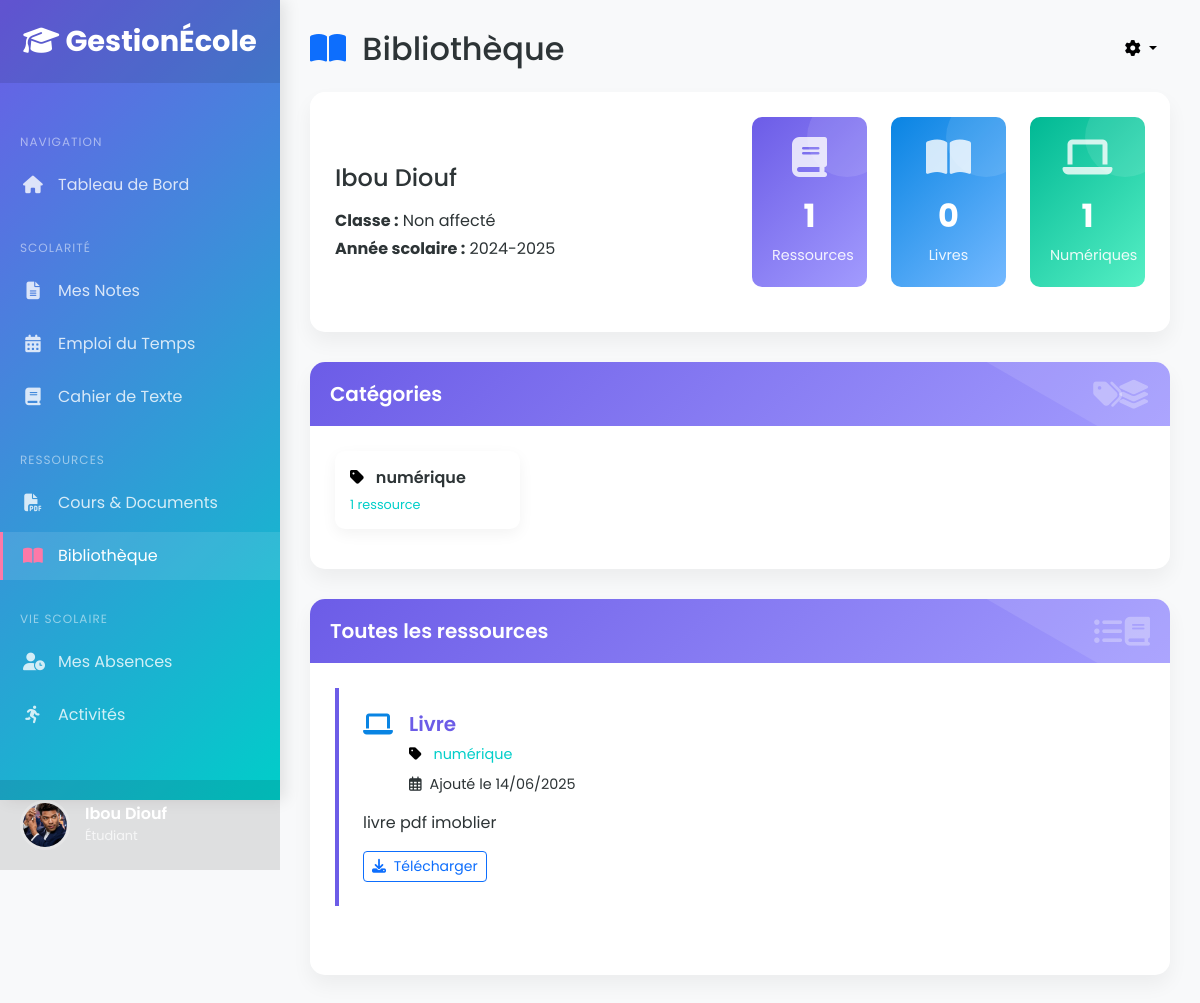
The page /etudiant/ressources/bibliotheque.php (signed in) on the database its author committed.
### tables this page shows
CREATE TABLE IF NOT EXISTS `utilisateurs` (
  `id` int NOT NULL AUTO_INCREMENT,
  `nom` varchar(50) NOT NULL,
  `prenom` varchar(50) DEFAULT NULL,
  `email` varchar(100) NOT NULL,
  `password` varchar(255) NOT NULL,
  `role` enum('admin','enseignant','etudiant') NOT NULL,
  `telephone` varchar(20) DEFAULT NULL,
  `adresse` text,
  `sexe` enum('M','F') DEFAULT NULL,
  `date_naissance` date DEFAULT NULL,
  `photo_profil` varchar(255) DEFAULT NULL,
  `specialite` varchar(100) DEFAULT NULL,
  `grade` varchar(50) DEFAULT NULL,
  `contrat` enum('titulaire','contractuel','vacataire') DEFAULT NULL,
  `groupe_sanguin` varchar(3) DEFAULT NULL,
  `statut` tinyint(1) DEFAULT '1',
  `created_at` datetime DEFAULT CURRENT_TIMESTAMP,
  `updated_at` datetime DEFAULT NULL ON UPDATE CURRENT_TIMESTAMP,
  PRIMARY KEY (`id`),
  UNIQUE KEY `email` (`email`)
);

CREATE TABLE IF NOT EXISTS `annees_scolaires` (
  `id` int NOT NULL AUTO_INCREMENT,
  `annee` varchar(20) NOT NULL,
  `date_debut` date DEFAULT NULL,
  `date_fin` date DEFAULT NULL,
  `statut` enum('planifie','en_cours','termine') DEFAULT 'planifie',
  PRIMARY KEY (`id`)
);

CREATE TABLE IF NOT EXISTS `categories_ressources` (
  `id` int NOT NULL AUTO_INCREMENT,
  `nom` varchar(100) NOT NULL,
  PRIMARY KEY (`id`)
);

CREATE TABLE IF NOT EXISTS `ressources_bibliotheque` (
  `id` int NOT NULL AUTO_INCREMENT,
  `titre` varchar(255) NOT NULL,
  `description` text,
  `type` enum('livre','numerique','article','video','audio','lien') NOT NULL,
  `fichier` varchar(255) DEFAULT NULL,
  `lien` varchar(255) DEFAULT NULL,
  `categorie_id` int NOT NULL,
  `date_ajout` datetime DEFAULT CURRENT_TIMESTAMP,
  `statut` enum('actif','inactif') DEFAULT 'actif',
  PRIMARY KEY (`id`),
  KEY `categorie_id` (`categorie_id`)
);

### etudiant/ressources/bibliotheque.php (the view, shortened to what this page needs)
<?php
require_once '../../config/db.php';
$etudiant_id = $_SESSION['user_id'];
try {
    $stmt_etudiant = $pdo->prepare("SELECT * FROM utilisateurs WHERE id = ?");
    $stmt_etudiant->execute([$etudiant_id]);
    $etudiant = $stmt_etudiant->fetch();
    $annee_en_cours = $pdo->query("SELECT * FROM annees_scolaires WHERE statut = 'en_cours' LIMIT 1")->fetch();
    $ressources = $pdo->query(
        "SELECT r.*, c.nom as categorie_nom
         FROM ressources_bibliotheque r
         JOIN categories_ressources c ON r.categorie_id = c.id
         WHERE r.statut = 'actif'
         ORDER BY r.date_ajout DESC"
    )->fetchAll();
    $categories = $pdo->query(
        "SELECT c.*, COUNT(r.id) as nb_ressources
         FROM categories_ressources c
         LEFT JOIN ressources_bibliotheque r ON c.id = r.categorie_id AND r.statut = 'actif'
         GROUP BY c.id
         ORDER BY c.nom"
    )->fetchAll();
    $stats = [
        'total' => count($ressources),
        'livres' => $pdo->query("SELECT COUNT(*) FROM ressources_bibliotheque WHERE type = 'livre' AND statut = 'actif'")->fetchColumn(),
        'numerique' => $pdo->query("SELECT COUNT(*) FROM ressources_bibliotheque WHERE type = 'numerique' AND statut = 'actif'")->fetchColumn()
    ];
} catch (PDOException $e) {
    die("Erreur de base de données : " . $e->getMessage());
}
function getRessourceIcon($type) {
    $icons = [
        'livre' => 'book',
        'numerique' => 'laptop',
        'article' => 'file-alt',
        'video' => 'film',
        'audio' => 'music',
        'lien' => 'link'
    ];
    return $icons[$type] ?? 'book';
}
?>
<!DOCTYPE html>
<html lang="fr">
<head>
    <link href="https://cdn.jsdelivr.net/npm/bootstrap@5.3.3/dist/css/bootstrap.min.css" rel="stylesheet">
    <link rel="stylesheet" href="https://cdnjs.cloudflare.com/ajax/libs/font-awesome/6.5.2/css/all.min.css">
</head>
<body>
    <nav id="sidebar">
        <div class="sidebar-header">
            <a href="../dashboard.php" class="logo">
                <i class="fas fa-graduation-cap"></i> GestionÉcole
            </a>
        </div>
        <ul class="list-unstyled sidebar-nav">
            <li class="nav-category">Navigation</li>
            <li class="nav-item">
                <a href="../dashboard.php" class="nav-link">
                    <i class="fas fa-home"></i> Tableau de Bord
                </a>
            </li>
            <li class="nav-category">Scolarité</li>
            <li class="nav-item">
                <a href="../scolarite/bulletin.php" class="nav-link">
                    <i class="fas fa-file-alt"></i> Mes Notes
                </a>
            </li>
            <li class="nav-item">
                <a href="../scolarite/emploi.php" class="nav-link">
                    <i class="fas fa-calendar-alt"></i> Emploi du Temps
                </a>
            </li>
            <li class="nav-item">
                <a href="../scolarite/cahier_texte.php" class="nav-link">
                    <i class="fas fa-book"></i> Cahier de Texte
                </a>
            </li>
            <li class="nav-category">Ressources</li>
            <li class="nav-item">
                <a href="cours.php" class="nav-link">
                    <i class="fas fa-file-pdf"></i> Cours & Documents
                </a>
            </li>
            <li class="nav-item">
                <a href="bibliotheque.php" class="nav-link active">
                    <i class="fas fa-book-open"></i> Bibliothèque
                </a>
            </li>
            <li class="nav-category">Vie Scolaire</li>
            <li class="nav-item">
                <a href="../vie_scolaire/absences.php" class="nav-link">
                    <i class="fas fa-user-clock"></i> Mes Absences
                </a>
            </li>
            <li class="nav-item">
                <a href="../vie_scolaire/activites.php" class="nav-link">
                    <i class="fas fa-running"></i> Activités
                </a>
            </li>
        </ul>
        <div class="user-profile">
            <img src="../../assets/img/profiles/<?= htmlspecialchars($etudiant['photo_profil'] ?? 'default.png') ?>" alt="Photo de profil">
            <div class="user-info">
                <h6><?= htmlspecialchars($etudiant['prenom'] . ' ' . htmlspecialchars($etudiant['nom'])) ?></h6>
                <small>Étudiant</small>
            </div>
        </div>
    </nav>
    <div id="main-content">
        <div class="d-flex justify-content-between align-items-center mb-4">
            <h2 class="mb-0">
                <i class="fas fa-book-open text-primary me-2"></i> Bibliothèque
            </h2>
            <div class="dropdown">
                <button class="btn btn-light dropdown-toggle" type="button" id="dropdownMenuButton" data-bs-toggle="dropdown" aria-expanded="false">
                    <i class="fas fa-cog"></i>
                </button>
            </div>
        </div>
        <div class="dashboard-card animate-fade-in">
            <div class="card-body">
                <div class="row align-items-center">
                    <div class="col-md-6">
                        <h4 class="mb-3"><?= htmlspecialchars($etudiant['prenom'] . ' ' . $etudiant['nom']) ?></h4>
                        <p class="mb-1">
                            <strong>Classe :</strong>
                            <?= isset($classe) ? htmlspecialchars($classe['niveau'] . ' - ' . $classe['nom']) : 'Non affecté' ?>
                        </p>
                        <p class="mb-0">
                            <strong>Année scolaire :</strong>
                            <?= $annee_en_cours ? htmlspecialchars($annee_en_cours['annee']) : 'Non définie' ?>
                        </p>
                    </div>
                    <div class="col-md-6">
                        <div class="row">
                            <div class="col-md-4">
                                <div class="stat-card stat-card-primary">
                                    <i class="fas fa-book"></i>
                                    <div class="stat-value"><?= $stats['total'] ?></div>
                                    <div class="stat-label">Ressources</div>
                                </div>
                            </div>
                            <div class="col-md-4">
                                <div class="stat-card stat-card-info">
                                    <i class="fas fa-book-open"></i>
                                    <div class="stat-value"><?= $stats['livres'] ?></div>
                                    <div class="stat-label">Livres</div>
                                </div>
                            </div>
                            <div class="col-md-4">
                                <div class="stat-card stat-card-success">
                                    <i class="fas fa-laptop"></i>
                                    <div class="stat-value"><?= $stats['numerique'] ?></div>
                                    <div class="stat-label">Numériques</div>
                                </div>
                            </div>
                        </div>
                    </div>
                </div>
            </div>
        </div>
        <div class="dashboard-card animate-fade-in delay-1">
            <div class="card-header">
                <h5><i class="fas fa-tags me-2"></i> Catégories</h5>
                <i class="fas fa-layer-group"></i>
            </div>
            <div class="card-body">
                <?php if (!empty($categories)): ?>
                    <div class="row">
                        <?php foreach ($categories as $categorie): ?>
                            <div class="col-md-3 col-sm-6">
                                <a href="#categorie-<?= $categorie['id'] ?>" class="categorie-card">
                                    <div class="categorie-nom">
                                        <i class="fas fa-tag me-2" style="color: <?= $categorie['couleur'] ?? '#000' ?>"></i>
                                        <?= htmlspecialchars($categorie['nom']) ?>
                                    </div>
                                    <div class="categorie-count">
                                        <?= $categorie['nb_ressources'] ?> ressource<?= $categorie['nb_ressources'] > 1 ? 's' : '' ?>
                                    </div>
                                </a>
                            </div>
                        <?php endforeach; ?>
                    </div>
                <?php endif; ?>
            </div>
        </div>
        <div class="dashboard-card animate-fade-in delay-2">
            <div class="card-header">
                <h5><i class="fas fa-list-ul me-2"></i> Toutes les ressources</h5>
                <i class="fas fa-book"></i>
            </div>
            <div class="card-body">
                <?php if (!empty($ressources)): ?>
                    <div class="row">
                        <?php foreach ($ressources as $ressource):
                            $icon = getRessourceIcon($ressource['type']);
                            $icon_class = $ressource['type'];
                        ?>
                            <div class="col-md-6 mb-4">
                                <div class="ressource-card p-4">
                                    <div class="d-flex align-items-start">
                                        <i class="fas fa-<?= $icon ?> ressource-icon <?= $icon_class ?> me-3"></i>
                                        <div>
                                            <h5 class="ressource-titre"><?= htmlspecialchars($ressource['titre']) ?></h5>
                                            <div class="ressource-categorie">
                                                <i class="fas fa-tag me-2" style="color: <?= $categorie['couleur'] ?? '#000' ?>"></i>
                                                    <?= htmlspecialchars($ressource['categorie_nom']) ?>
                                            </div>
                                            <div class="ressource-date mt-2">
                                                <i class="far fa-calendar-alt me-1"></i>
                                                Ajouté le <?= date('d/m/Y', strtotime($ressource['date_ajout'])) ?>
                                            </div>
                                        </div>
                                    </div>
                                    <?php if (!empty($ressource['description'])): ?>
                                        <div class="ressource-description mt-3">
                                            <?= nl2br(htmlspecialchars($ressource['description'])) ?>
                                        </div>
                                    <?php endif; ?>
                                    <div class="ressource-actions mt-3">
                                        <?php if ($ressource['type'] !== 'lien'): ?>
                                            <a href="../../../uploads/bibliotheque/<?= htmlspecialchars($ressource['fichier']) ?>"
                                               class="btn btn-sm btn-outline-primary me-2" download>
                                                <i class="fas fa-download me-1"></i> Télécharger
                                            </a>
                                        <?php endif; ?>
                                    </div>
                                </div>
                            </div>
                        <?php endforeach; ?>
                    </div>
                <?php endif; ?>
            </div>
        </div>
    </div>
</body>
</html>

### rows shown on the page
utilisateurs: photo_profil (picture), prenom+nom "Ibou Diouf"
annees_scolaires: annee "2024-2025"
categories_ressources: nom "numérique", nb_ressources "1"
ressources_bibliotheque: titre "Livre", categories_ressources.nom "numérique", date_ajout "14/06/2025", description "livre pdf imoblier"

### other values the page prints
$stats['total'] "1"
$stats['livres'] "0"
$stats['numerique'] "1"
